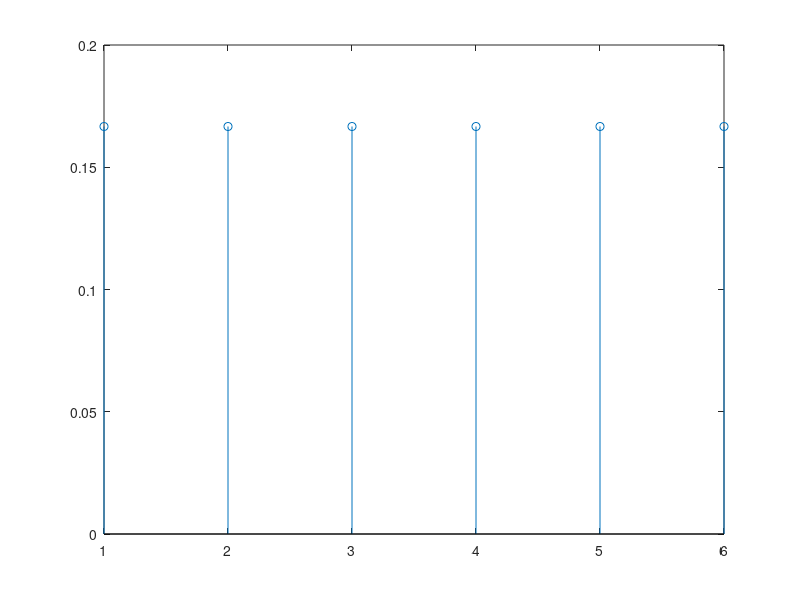

This chart was generated by the following MATLAB code:
Sx = 1:6 % Espaco de amostragem = valores possiveis

%p (1) = 1/6

probs = [1 1 1 1 1 1] / 6

stem (Sx, probs) %grafico com x = valores possiveis, y = probabilidades